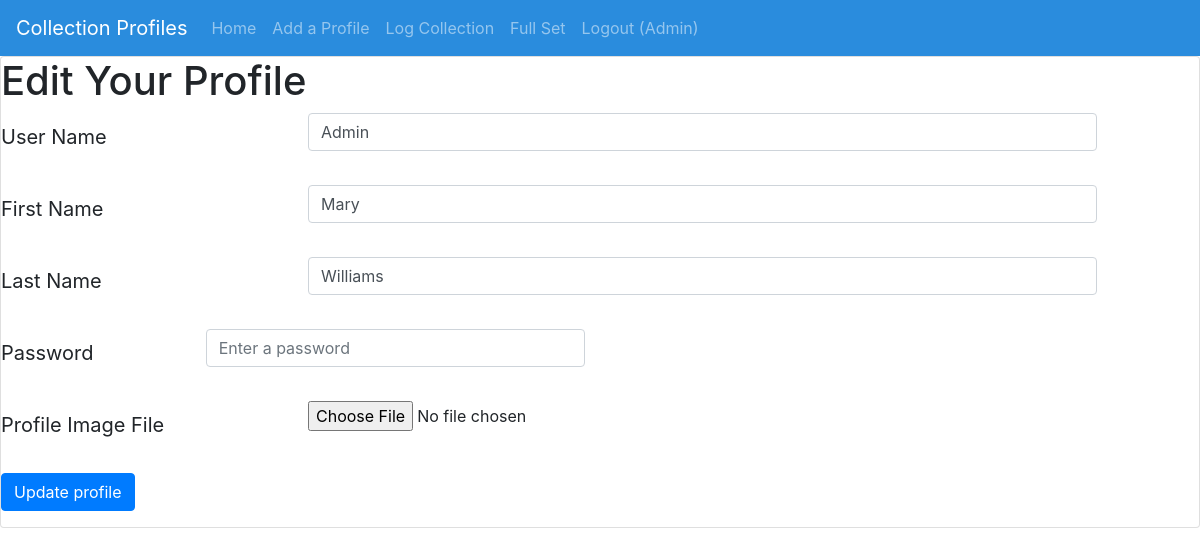
/editprofile.php?id_to_edit=3 (signed in), run on the app's committed database.
### tables this page shows
CREATE TABLE `player` (
  `id` int NOT NULL AUTO_INCREMENT,
  `user_name` varchar(2000) NOT NULL,
  `first_name` varchar(2000) NOT NULL,
  `last_name` varchar(2000) NOT NULL,
  `password_hash` varchar(2000) NOT NULL,
  `access_privileges` varchar(1000) NOT NULL DEFAULT 'user',
  `date_created` datetime NOT NULL DEFAULT CURRENT_TIMESTAMP,
  `image_file` varchar(2000) NOT NULL,
  PRIMARY KEY (`id`)
);

### editprofile.php (the view, shortened to what this page needs)
<html>
    <head>
        <link rel="stylesheet"
        href="https://stackpath.bootstrapcdn.com/bootstrap/4.2.1/css/bootstrap.min.css"
>
    </head>
    <body>
        <?php
            require_once('navmenu.php');
        ?>
        <div class="card">
                <h1>Edit Your Profile</h1>
                <?php
                    require_once('dbconnection.php');
                    $dbc = mysqli_connect(DB_HOST, DB_USER, DB_PASSWORD, DB_NAME)
                    or trigger_error(
                    'Error connecting to MySQL server for ' . DB_NAME,
                    E_USER_ERROR
                    );
                    if (isset($_GET['id_to_edit'])) {
                        $id_to_edit = $_GET['id_to_edit'];
                        $query = "SELECT * FROM player WHERE id = $id_to_edit";
                        $result = mysqli_query($dbc, $query)
                            or trigger_error('Error querying database player', E_USER_ERROR);
                        if (mysqli_num_rows($result) == 1) {
                            $row = mysqli_fetch_assoc($result);
                            $user_name = $row['user_name'];
                            $first_name = $row['first_name'];
                            $last_name = $row['last_name'];
                        }
                    }
                ?>
                <form enctype="multipart/form-data" class="needs-validation" novalidate
                    method="POST" action="<?= $_SERVER['PHP_SELF'] ?>">
                    <div class="form-group row">
                        <label for="user_name"
                        class="col-sm-3 col-form-label-lg">User Name</label>
                        <div class="col-sm-8">
                            <input type="text" class="form-control" id="user_name"
                                   name="user_name" value="<?= $user_name ?>"
                                   placeholder="User Name" required>
                        </div>
                    </div>
                    <div class="form-group row">
                        <label for="first_name"
                        class="col-sm-3 col-form-label-lg">First Name</label>
                        <div class="col-sm-8">
                            <input type="text" class="form-control" id="first_name"
                                   name="first_name" value="<?= $first_name ?>"
                                   placeholder="First Name" required>
                        </div>
                    </div>
                    <div class="form-group row">
                        <label for="last_name"
                        class="col-sm-3 col-form-label-lg">Last Name</label>
                        <div class="col-sm-8">
                            <input type="text" class="form-control" id="last_name"
                                   name="last_name" value="<?= $last_name ?>"
                                   placeholder="Last Name" required>
                        </div>
                    </div>
                     <div class="form-group row">
                    <label for="password" class="col-sm-2 col-form-label-lg">Password</label>
                    <div class="col-sm-4">
                        <input type="password" class="form-control" id="password" name="password" placeholder="Enter a password" required>
                    </div>
                    </div>
                    <div class="form-group row">
                        <label for="profile_image_file"
                               class="col-sm-3 col-form-label-lg">Profile Image File</label>
                        <div class="col-sm-8">
                            <input type="file" class="form-control-file"
                                   id="profile_image_file" name="profile_image_file">
                        </div>
                    </div>
                    <button class="btn btn-primary" type="submit"
                            name="edit_profile_submission">Update profile
                    </button>
                </form>
            </div>
    </body>
</html>

### data on the page
player: user_name "Admin", first_name "Mary", last_name "Williams"

### other printed values
P_INDEX_PAGE "Collection Profiles"
$_SESSION['user_name'] "Admin"
